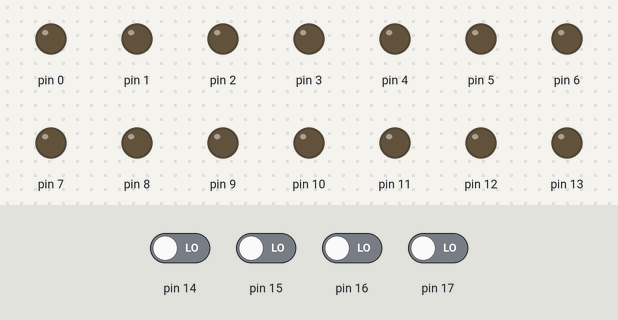
Simulated run of this sketch. Board: Arduino Uno, built with avr-gcc and run on an emulated ATmega328P. Shown: output pins drawn as LEDs (lit = HIGH). The test bench sets the inputs (shaded band); at power-on: pin 14–17 LOW.

Above: at 1.2 s.
1.3 s: pin 14 driven HIGH and pin 15 driven HIGH
At 2.3 s:
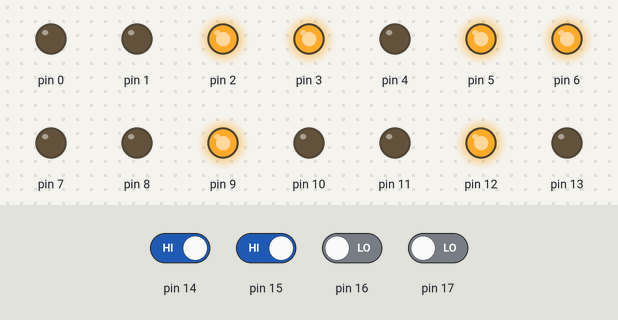
2.8 s: pin 14 driven LOW
At 3.4 s:
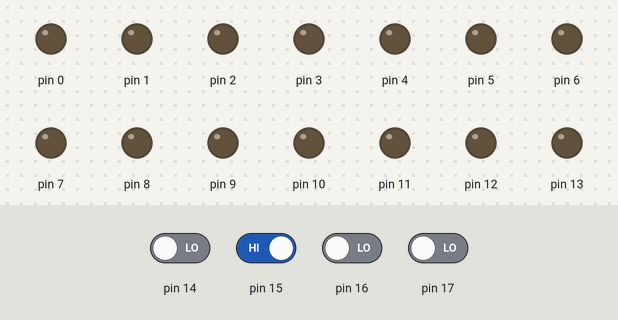
4.3 s: pin 17 driven HIGH
At 5.5 s:
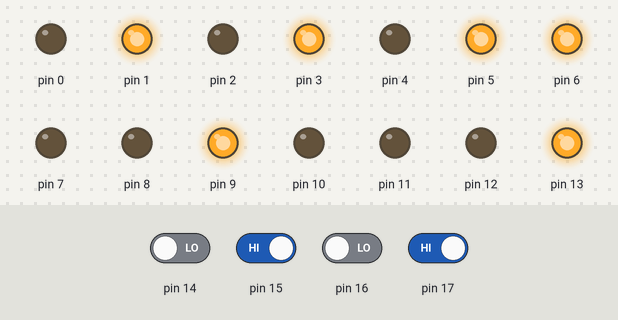
5.8 s: pin 17 driven LOW
At 6.9 s:
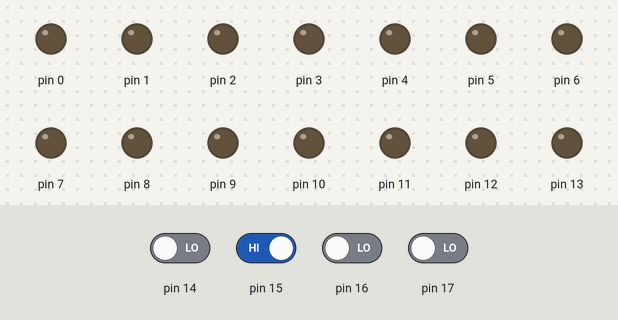
Timing chart, 0 to 8.3 s (numbered marks = the images above; inputs shaded):
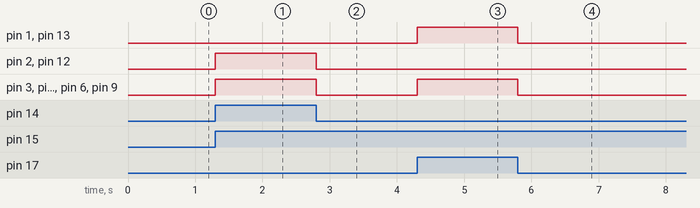

Measured:
- after the input at 1.3 s, pin 2, pin 3, pin 5, pin 6, pin 9, pin 12: LOW → HIGH at once
- after the input at 2.8 s, pin 2, pin 3, pin 5, pin 6, pin 9, pin 12: HIGH → LOW at once
- after the input at 4.3 s, pin 1, pin 3, pin 5, pin 6, pin 9, pin 13: LOW → HIGH at once
- after the input at 5.8 s, pin 1, pin 3, pin 5, pin 6, pin 9, pin 13: HIGH → LOW at once

The sketch:

ExcLePort.ino
```cpp
int leitura;

void setup() {
 DDRD=0b11111111;
 DDRB=0b111111;
 DDRC=0b110000;
}

void loop() {
 leitura=PINC;
 switch (leitura){

  case 0b000011 :
  PORTD=0b01101100;
  PORTB=0b010010;
  break;

  case 0b001100 :
  PORTD=0b10101010;
  PORTB=0b100001;
  break;

  case 0b001010 :
  PORTD=0b01101010;
  PORTB=0b100010;
  break;

  case 0b000101 :
  PORTD=0b10101100;
  PORTB=0b010001;
  break;

  default:
  PORTD=0b00000000;
  PORTB=0b000000;
  break;

 }
}
```
